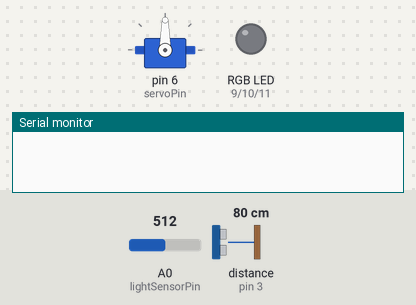
A sketch run on a simulated Arduino Uno, built with avr-gcc and run on an emulated ATmega328P. On the bench: servo, an RGB LED mixed from three pins (HIGH = lit), the last lines printed to the serial monitor. Wiring (inferred from the names in the program): ultrasonic range finder: trigger pin 2; echo pin 3. Inputs (shaded band) come from the test bench; at power-on: distance to the obstacle (sensor on pin 3) 80 cm, A0 (lightSensorPin) = 512. The echo pulse lasts 58.3 µs per cm; pins used as bus, display or sensor lines are not drawn.

Above: at 1.2 s.
1.3 s: distance to the obstacle (sensor on pin 3) set to 18 cm
2.8 s: distance to the obstacle (sensor on pin 3) set to 15 cm
At 3.2 s:
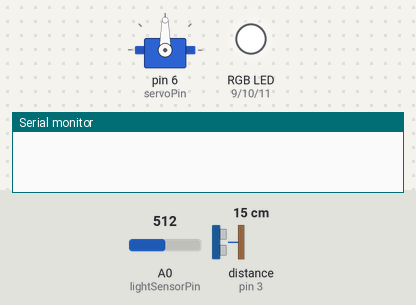
5.8 s: distance to the obstacle (sensor on pin 3) set to 35 cm
At 8.5 s:
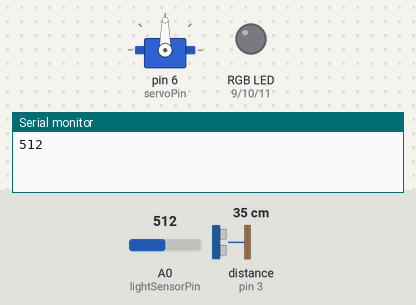
8.8 s: distance to the obstacle (sensor on pin 3) set to 2 cm
At 11.1 s:
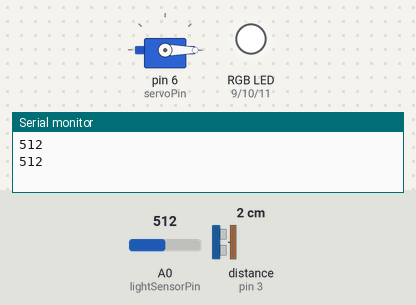
Timing chart, 0 to 12.8 s (numbered marks = the images above; inputs shaded):
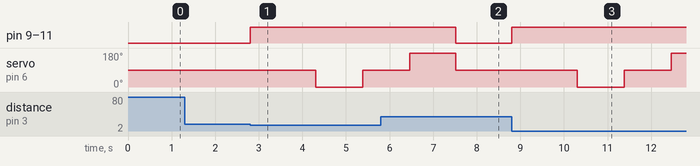

Measured:
- the behaviour switches between 17 and 16 cm on distance to the obstacle (sensor on pin 3) (found by bisection; images 0 and 1)
- after the input at 1.3 s, every drawn part: stays the same
- after the input at 2.8 s, pin 9 (redPin), pin 10 (greenPin), pin 11 (bluePin): LOW → HIGH at once; servo on pin 6 (servoPin): 90° → 0° after 1.5 s, → 90° 1.1 s later
- after the input at 5.8 s, pin 9 (redPin), pin 10 (greenPin), pin 11 (bluePin): HIGH → LOW after 1.7 s
- after the input at 8.8 s, pin 9 (redPin), pin 10 (greenPin), pin 11 (bluePin): LOW → HIGH at once; servo on pin 6 (servoPin): 90° → 0° after 1.5 s, → 90° 1.1 s later, → 180° 1.1 s later

The sketch:

moter_test.ino
```cpp
#include <Servo.h>

const int trigPin = 2; // 초음파 센서의 Trig 핀
const int echoPin = 3; // 초음파 센서의 Echo 핀

const int redPin = 9;  // RGB LED의 Red 핀
const int greenPin = 10; // RGB LED의 Green 핀
const int bluePin = 11; // RGB LED의 Blue 핀

const int lightSensorPin = A0; // 조도센서의 핀

const int servoPin = 6;

Servo servo1; // 서보모터 객체

void setup() {
  Serial.begin(9600);
  pinMode(trigPin, OUTPUT);
  pinMode(echoPin, INPUT);
  pinMode(redPin, OUTPUT);
  pinMode(greenPin, OUTPUT);
  pinMode(bluePin, OUTPUT);
  pinMode(lightSensorPin, INPUT);
  servo1.attach(servoPin);
}

void loop() {
  long duration, distance;

  // 초음파 센서로 거리 측정
  digitalWrite(trigPin, LOW);
  delayMicroseconds(2);
  digitalWrite(trigPin, HIGH);
  delayMicroseconds(10);
  digitalWrite(trigPin, LOW);
  duration = pulseIn(echoPin, HIGH);
  distance = duration * 0.034 / 2;

  if (distance <= 15) { // 물체가 12cm 이내에 있는 경우
    analogWrite(redPin, 255); // 빨간색 LED 켜기
    analogWrite(greenPin, 255); // 녹색 LED 켜기
    analogWrite(bluePin, 255); // 파란색 LED 켜기
    delay(1500); // 1초 대기

    // 조도센서로 밝기 측정
    int lightValue = analogRead(lightSensorPin);
    Serial.println(lightValue);

    if (lightValue > 700) { // 밝기가 700보다 큰 경우
      servo1.write(180);
      delay(1080);
      servo1.write(90);
      delay(1080);
      servo1.write(0);
      delay(1100);
      servo1.write(90);

    } else {
      servo1.write(0);
      delay(1080);
      servo1.write(90);
      delay(1080);
      servo1.write(180);
      delay(1060);
      servo1.write(90);
    }

    // LED 끄기
    analogWrite(redPin, 0);
    analogWrite(greenPin, 0);
    analogWrite(bluePin, 0);
  }
}
```
